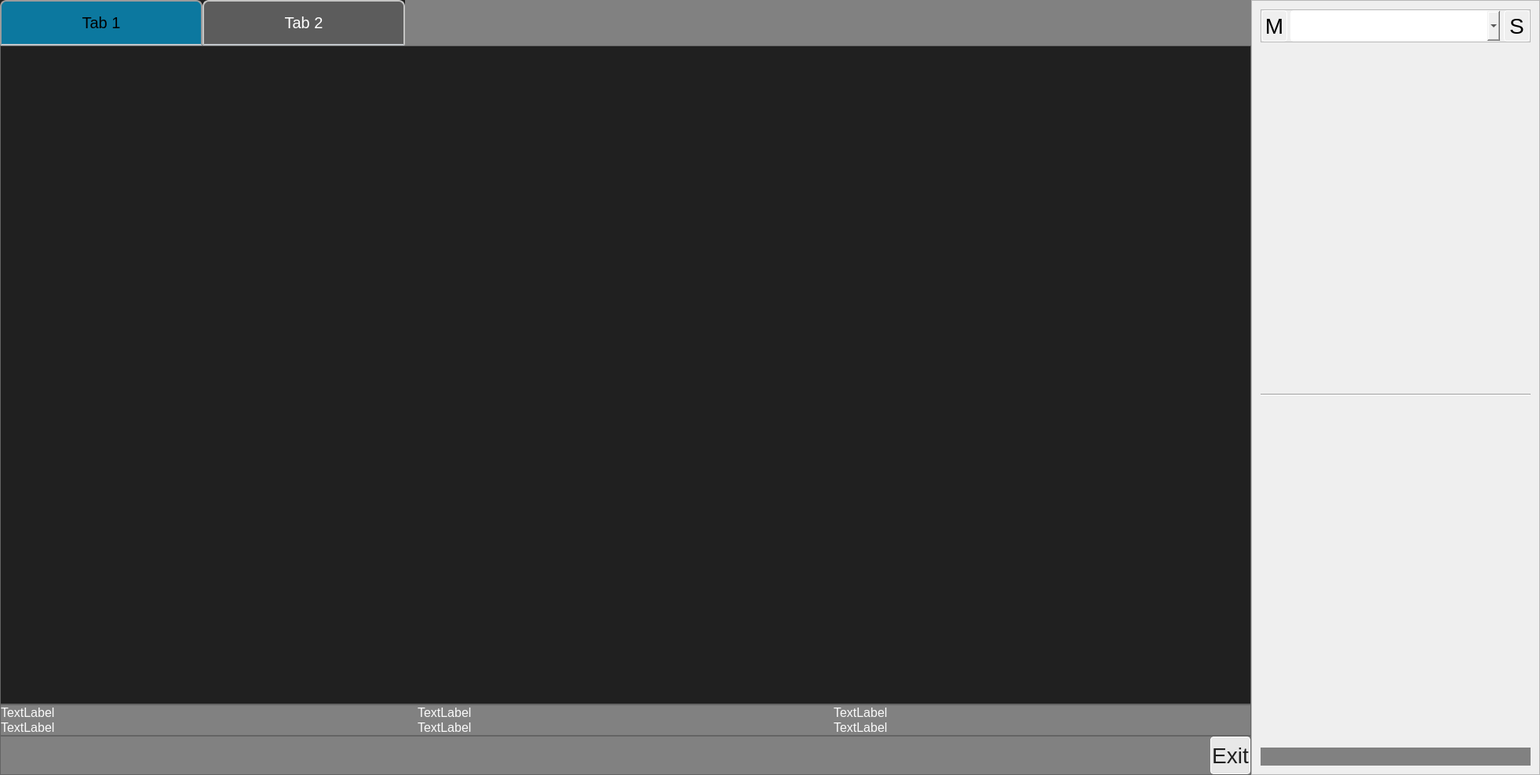
<?xml version="1.0" encoding="UTF-8"?>
<ui version="4.0">
 <class>MainWindow</class>
 <widget class="QMainWindow" name="MainWindow">
  <property name="windowModality">
   <enum>Qt::ApplicationModal</enum>
  </property>
  <property name="geometry">
   <rect>
    <x>0</x>
    <y>0</y>
    <width>1962</width>
    <height>988</height>
   </rect>
  </property>
  <property name="windowTitle">
   <string>MainWindow</string>
  </property>
  <property name="styleSheet">
   <string notr="true">QWidget {
font-size: 20px
}

</string>
  </property>
  <widget class="QWidget" name="centralWidget">
   <layout class="QHBoxLayout" name="horizontalLayout_3" stretch="13,3">
    <property name="spacing">
     <number>0</number>
    </property>
    <property name="leftMargin">
     <number>0</number>
    </property>
    <property name="topMargin">
     <number>0</number>
    </property>
    <property name="rightMargin">
     <number>0</number>
    </property>
    <property name="bottomMargin">
     <number>0</number>
    </property>
    <item>
     <widget class="QFrame" name="frameLeft">
      <property name="sizePolicy">
       <sizepolicy hsizetype="Expanding" vsizetype="Expanding">
        <horstretch>0</horstretch>
        <verstretch>0</verstretch>
       </sizepolicy>
      </property>
      <property name="styleSheet">
       <string notr="true">QWidget {
/*background-color: rgb(129,129,129); */
/*background-color: rgb(169,169,29); */
/*background-color: rgb(29,200,200); */
background-color: rgb(32,32,32); 
}

QTreeWidget {
background-color: qlineargradient(x1: 0, y1: 0, x2: 0, y2: 1, stop: 0 rgb(96,96,96), stop: 1 rgb(196,196,196));
color:rgb(232,232,232); 
border: 2px solid rgb(190,220,15);
border-radius: 8px;border-style:solid; 
}

QPushButton {
background-color: rgb(232,232,232); 
color: rgb(32,32,32); 
}

QFrame {
background-color: rgb(129,129,129); 
}

</string>
      </property>
      <property name="frameShape">
       <enum>QFrame::NoFrame</enum>
      </property>
      <property name="frameShadow">
       <enum>QFrame::Raised</enum>
      </property>
      <property name="lineWidth">
       <number>0</number>
      </property>
      <layout class="QVBoxLayout" name="verticalLayout" stretch="1,160,2,4">
       <property name="spacing">
        <number>0</number>
       </property>
       <property name="leftMargin">
        <number>0</number>
       </property>
       <property name="topMargin">
        <number>0</number>
       </property>
       <property name="rightMargin">
        <number>0</number>
       </property>
       <property name="bottomMargin">
        <number>0</number>
       </property>
       <item>
        <widget class="QFrame" name="frame1Top">
         <property name="enabled">
          <bool>true</bool>
         </property>
         <property name="sizePolicy">
          <sizepolicy hsizetype="Preferred" vsizetype="Preferred">
           <horstretch>0</horstretch>
           <verstretch>0</verstretch>
          </sizepolicy>
         </property>
         <property name="maximumSize">
          <size>
           <width>16777215</width>
           <height>0</height>
          </size>
         </property>
         <property name="frameShape">
          <enum>QFrame::StyledPanel</enum>
         </property>
         <property name="frameShadow">
          <enum>QFrame::Raised</enum>
         </property>
         <layout class="QHBoxLayout" name="horizontalLayout_2">
          <property name="spacing">
           <number>0</number>
          </property>
          <property name="leftMargin">
           <number>0</number>
          </property>
          <property name="topMargin">
           <number>0</number>
          </property>
          <property name="rightMargin">
           <number>0</number>
          </property>
          <property name="bottomMargin">
           <number>0</number>
          </property>
          <item>
           <widget class="QLabel" name="labelModeMeasView">
            <property name="enabled">
             <bool>true</bool>
            </property>
            <property name="maximumSize">
             <size>
              <width>16777215</width>
              <height>0</height>
             </size>
            </property>
            <property name="text">
             <string/>
            </property>
           </widget>
          </item>
         </layout>
        </widget>
       </item>
       <item>
        <widget class="QFrame" name="frame2Central">
         <property name="styleSheet">
          <string notr="true"/>
         </property>
         <property name="frameShape">
          <enum>QFrame::NoFrame</enum>
         </property>
         <property name="frameShadow">
          <enum>QFrame::Raised</enum>
         </property>
         <property name="lineWidth">
          <number>0</number>
         </property>
         <layout class="QHBoxLayout" name="horizontalLayout">
          <property name="spacing">
           <number>0</number>
          </property>
          <property name="leftMargin">
           <number>0</number>
          </property>
          <property name="topMargin">
           <number>0</number>
          </property>
          <property name="rightMargin">
           <number>0</number>
          </property>
          <property name="bottomMargin">
           <number>0</number>
          </property>
          <item>
           <widget class="GTabWidget" name="tabScreenWidgets">
            <property name="styleSheet">
             <string notr="true">/*QWidget {  
background: blue;
}*/

QTabWidget::pane { /* The tab widget frame */
border-top: 0px solid #C2C7CB;
}

QTabWidget::tab-bar {
left: 0px; /* move to the right by 5px */
}

/* Style the tab using the tab sub-control. Note that it reads QTabBar _not_ QTabWidget */
QTabBar::tab {
/*background: qlineargradient(x1: 0, y1: 0, x2: 0, y2: 1, stop: 0 #E1E1E1, stop: 0.4 #DDDDDD, stop: 0.5 #D8D8D8, stop: 1.0 #D3D3D3);*/
background: rgb(92,92,92);
border: 2px solid #C4C4C3;
border-bottom-color: #C2C7CB; /* same as the pane color */
border-top-left-radius: 8px;
border-top-right-radius: 8px;
min-width: 8ex;
padding: 2px;
color: white;
}

/*QTabBar::tab:selected, QTabBar::tab:hover {*/
QTabBar::tab:selected {
/*background: qlineargradient(x1: 0, y1: 0, x2: 0, y2: 1, stop: 0 #fafafa, stop: 0.4 #f4f4f4, stop: 0.5 #e7e7e7, stop: 1.0 #fafafa);*/
background: rgb(12,120,159);
color: black;
}

QTabBar::tab:selected {
border-color: #9B9B9B;
border-bottom-color: #C2C7CB;  /*same as pane color */
color: black;
}

QTabBar::tab:!selected {
margin-top: 0px; /* make non-selected tabs look smaller */
}

QTabBar::tab { 
height: 50px; 
width: 250px; 
}




/*

QTabWidget::pane { 
border: 4px solid green;
border-top: 4px solid red;
position: absolute;
top: -0.5em;
background: rgb(192,9,9);
}

QTabWidget::tab-bar {
left: 15px; 
border: 4px solid green;
background: rgb(192,9,9);
border-bottom-color: red;  
}

QTabBar::tear {
left: 15px; 
border-top: 2px solid red;
background: rgb(192,9,9);
}

QTabBar::scroller { 
width: 20px;
background: rgb(192,9,9);
}

QTabBar {
border-top: 2px solid red;
background: rgb(192,9,9);
}

QTabWidget::pane { 
border-left: 2px solid blue;
background: green;
}

QTabBar QToolButton {  
border-image: url(scrollbutton.png) 2;
border-width: 2px;
background: rgb(192,9,9);
}

QTabBar QToolButton::right-arrow { 
image: url(rightarrow.png);
}

QTabBar QToolButton::left-arrow {
image: url(leftarrow.png);
}

*/


</string>
            </property>
            <property name="currentIndex">
             <number>0</number>
            </property>
            <widget class="QWidget" name="tab_4">
             <attribute name="title">
              <string>Tab 1</string>
             </attribute>
             <layout class="QHBoxLayout" name="horizontalLayout_8">
              <property name="spacing">
               <number>0</number>
              </property>
              <property name="leftMargin">
               <number>0</number>
              </property>
              <property name="topMargin">
               <number>0</number>
              </property>
              <property name="rightMargin">
               <number>0</number>
              </property>
              <property name="bottomMargin">
               <number>0</number>
              </property>
              <item>
               <widget class="QFrame" name="frameScreenWidget">
                <property name="frameShape">
                 <enum>QFrame::StyledPanel</enum>
                </property>
                <property name="frameShadow">
                 <enum>QFrame::Raised</enum>
                </property>
                <layout class="QHBoxLayout" name="frameScreenWidgetHorizontalLayout">
                 <property name="spacing">
                  <number>0</number>
                 </property>
                 <property name="leftMargin">
                  <number>0</number>
                 </property>
                 <property name="topMargin">
                  <number>0</number>
                 </property>
                 <property name="rightMargin">
                  <number>0</number>
                 </property>
                 <property name="bottomMargin">
                  <number>0</number>
                 </property>
                 <item>
                  <widget class="QWidget" name="screenWidget" native="true">
                   <layout class="QHBoxLayout" name="horizontalLayout_6">
                    <property name="spacing">
                     <number>0</number>
                    </property>
                    <property name="leftMargin">
                     <number>0</number>
                    </property>
                    <property name="topMargin">
                     <number>0</number>
                    </property>
                    <property name="rightMargin">
                     <number>0</number>
                    </property>
                    <property name="bottomMargin">
                     <number>0</number>
                    </property>
                   </layout>
                  </widget>
                 </item>
                </layout>
               </widget>
              </item>
             </layout>
            </widget>
            <widget class="QWidget" name="tab_5_Van_">
             <attribute name="title">
              <string>Tab 2</string>
             </attribute>
             <layout class="QHBoxLayout" name="horizontalLayout_7_Van_">
              <item>
               <widget class="QFrame" name="frame_2_Van_">
                <property name="frameShape">
                 <enum>QFrame::StyledPanel</enum>
                </property>
                <property name="frameShadow">
                 <enum>QFrame::Raised</enum>
                </property>
                <layout class="QHBoxLayout" name="horizontalLayout_9_Van_">
                 <item>
                  <widget class="QSplitter" name="splitter_Van_">
                   <property name="orientation">
                    <enum>Qt::Vertical</enum>
                   </property>
                   <widget class="QPushButton" name="pushButton_Van_">
                    <property name="text">
                     <string>PushButton</string>
                    </property>
                   </widget>
                   <widget class="QPushButton" name="pushButton_2_Van_">
                    <property name="text">
                     <string>PushButton</string>
                    </property>
                   </widget>
                  </widget>
                 </item>
                </layout>
               </widget>
              </item>
             </layout>
            </widget>
           </widget>
          </item>
         </layout>
        </widget>
       </item>
       <item>
        <widget class="QFrame" name="frame3Bottom1">
         <property name="styleSheet">
          <string notr="true">QWidget {
font-size: 16px
}

QFrame {
    /*background-color: rgb(255,255,255); */
	color: rgb(250,250,250); 
    background-color:rgb(129,129,129);
}

</string>
         </property>
         <property name="frameShape">
          <enum>QFrame::StyledPanel</enum>
         </property>
         <property name="frameShadow">
          <enum>QFrame::Raised</enum>
         </property>
         <layout class="QGridLayout" name="gridLayout">
          <property name="leftMargin">
           <number>0</number>
          </property>
          <property name="topMargin">
           <number>0</number>
          </property>
          <property name="rightMargin">
           <number>0</number>
          </property>
          <property name="bottomMargin">
           <number>0</number>
          </property>
          <property name="spacing">
           <number>0</number>
          </property>
          <item row="0" column="0">
           <widget class="QLabel" name="label01">
            <property name="text">
             <string>TextLabel</string>
            </property>
           </widget>
          </item>
          <item row="0" column="1">
           <widget class="QLabel" name="label02">
            <property name="text">
             <string>TextLabel</string>
            </property>
           </widget>
          </item>
          <item row="0" column="2">
           <widget class="QLabel" name="label03">
            <property name="text">
             <string>TextLabel</string>
            </property>
           </widget>
          </item>
          <item row="1" column="0">
           <widget class="QLabel" name="label04">
            <property name="text">
             <string>TextLabel</string>
            </property>
           </widget>
          </item>
          <item row="1" column="1">
           <widget class="QLabel" name="label05">
            <property name="text">
             <string>TextLabel</string>
            </property>
           </widget>
          </item>
          <item row="1" column="2">
           <widget class="QLabel" name="label06">
            <property name="text">
             <string>TextLabel</string>
            </property>
           </widget>
          </item>
         </layout>
        </widget>
       </item>
       <item>
        <widget class="QFrame" name="frame3Bottom2">
         <property name="styleSheet">
          <string notr="true">QPushButton {
	border: 1px solid white; 
	border-radius: 4px; 
}
</string>
         </property>
         <property name="frameShape">
          <enum>QFrame::StyledPanel</enum>
         </property>
         <property name="frameShadow">
          <enum>QFrame::Raised</enum>
         </property>
         <layout class="QHBoxLayout" name="horizontalLayout_4" stretch="30,1">
          <property name="spacing">
           <number>0</number>
          </property>
          <property name="leftMargin">
           <number>0</number>
          </property>
          <property name="topMargin">
           <number>0</number>
          </property>
          <property name="rightMargin">
           <number>0</number>
          </property>
          <property name="bottomMargin">
           <number>0</number>
          </property>
          <item>
           <spacer name="horizontalSpacer">
            <property name="orientation">
             <enum>Qt::Horizontal</enum>
            </property>
            <property name="sizeHint" stdset="0">
             <size>
              <width>40</width>
              <height>20</height>
             </size>
            </property>
           </spacer>
          </item>
          <item>
           <widget class="QPushButton" name="buttonExit">
            <property name="minimumSize">
             <size>
              <width>0</width>
              <height>48</height>
             </size>
            </property>
            <property name="styleSheet">
             <string notr="true">QWidget {
font-size: 28px
}

</string>
            </property>
            <property name="text">
             <string>Exit</string>
            </property>
           </widget>
          </item>
         </layout>
        </widget>
       </item>
      </layout>
     </widget>
    </item>
    <item>
     <widget class="QFrame" name="frameRight">
      <property name="sizePolicy">
       <sizepolicy hsizetype="Expanding" vsizetype="Expanding">
        <horstretch>0</horstretch>
        <verstretch>0</verstretch>
       </sizepolicy>
      </property>
      <property name="styleSheet">
       <string notr="true">QWidget:disabled {
	color: rgb(96,96,96); 
    background-color: rgb(4,93,174);
font-size: 20px
}

QWidget {
    /* background-color: rgb(4,93,174);*/
	/*color: rgb(250,250,250); */
    /*background-color:rgb(2,45,142);*/
}

QGroupBox::title { 
    subcontrol-position: top left; /* position at the top left*/ 
    padding:2 13px;
 } 

QGroupBox { 
	/*background-color: rgb(159,159,159);*/
    background-color: rgb(129,129,129); 
    /*background-color: rgb(4,93,174);*/
	border: 2px solid green; 
	border-radius: 9px; 
 } 

/* old */
QLineEdit { 
	background-color: white; 
	/*background-color: rgb(159,159,159);*/
    background-color: rgb(129,129,129); 
	border-radius: 5px; 
	color: rgb(250,250,250); 
 } 

QLabel { 
	/*background-color: rgb(159,159,159);*/
    background-color: rgb(129,129,129); 
	color: rgb(250,250,250); 
 } 

QRadioButton { 
	/*background-color: rgb(159,159,159);*/
    background-color: rgb(129,129,129); 
	color: rgb(250,250,250); 
 } 

QRadioButton::indicator{
width: 36px;
height: 36px;
}

QRadioButton::indicator::unchecked{
image: url(:/images/switchUnselected.png);
}

QRadioButton::indicator:unchecked:hover{
image: url(:/images/switchUnselected.png);
}

QRadioButton::indicator::unchecked::pressed{
image: url(:/images/switchUnselected.png);
}

QRadioButton::indicator::checked{
image: url(:/images/switchSelected.png);
}

QRadioButton::indicator:checked:hover{
image: url(:/images/switchSelected.png);
}

QRadioButton::indicator:checked:pressed{
image: url(:/images/switchSelected.png);
}




QTabWidget { 
    background-color: rgb(129,129,129); 
	border: 2px solid green; 
	border-radius: 9px; 
 } 

QTabWidget::pane { 
    background-color: rgb(129,129,129); 
}

QTabWidget::tab-bar {
	left: 0px; 
}

/* Style the tab using the tab sub-control. Note that it reads QTabBar _not_ QTabWidget */

QTabBar::tab {
    background-color: rgb(129,129,129); 
	border: 2px solid #C4C4C3;
	border-bottom-color: #C2C7CB; 
	border-top-left-radius: 4px;
	border-top-right-radius: 4px;
	color: rgb(16,16,16); 
width: 48px;
}

QTabBar::tab:selected, QTabBar::tab:hover {
    background-color: rgb(129,129,129); 
}

QTabBar::tab:selected {
	background-color: rgb(199,199,199); 
	border-color: #9B9B9B;
	border-bottom-color: #C2C7CB; 
}

QTabBar::tab:!selected {
    background-color: rgb(129,129,129); 
	margin-top: 2px; 
}

</string>
      </property>
      <property name="frameShape">
       <enum>QFrame::StyledPanel</enum>
      </property>
      <property name="frameShadow">
       <enum>QFrame::Raised</enum>
      </property>
      <layout class="QVBoxLayout" name="verticalLayout_7" stretch="1,80,1">
       <item>
        <widget class="QFrame" name="frame">
         <property name="sizePolicy">
          <sizepolicy hsizetype="Ignored" vsizetype="Preferred">
           <horstretch>0</horstretch>
           <verstretch>0</verstretch>
          </sizepolicy>
         </property>
         <property name="styleSheet">
          <string notr="true">/* new */
QPushButton {
	border: 1px solid white; 
	border-radius: 4px; 
}

QComboBox {
	border: 1px solid white; 
	border-radius: 4px; 
}

</string>
         </property>
         <property name="frameShape">
          <enum>QFrame::StyledPanel</enum>
         </property>
         <property name="frameShadow">
          <enum>QFrame::Raised</enum>
         </property>
         <layout class="QHBoxLayout" name="horizontalLayout_5" stretch="1,8,1">
          <property name="spacing">
           <number>4</number>
          </property>
          <property name="leftMargin">
           <number>0</number>
          </property>
          <property name="topMargin">
           <number>0</number>
          </property>
          <property name="rightMargin">
           <number>0</number>
          </property>
          <property name="bottomMargin">
           <number>0</number>
          </property>
          <item>
           <widget class="QPushButton" name="buttonModeMeasView">
            <property name="sizePolicy">
             <sizepolicy hsizetype="Fixed" vsizetype="Fixed">
              <horstretch>0</horstretch>
              <verstretch>0</verstretch>
             </sizepolicy>
            </property>
            <property name="minimumSize">
             <size>
              <width>0</width>
              <height>0</height>
             </size>
            </property>
            <property name="maximumSize">
             <size>
              <width>40</width>
              <height>40</height>
             </size>
            </property>
            <property name="font">
             <font>
              <pointsize>-1</pointsize>
             </font>
            </property>
            <property name="styleSheet">
             <string notr="true">QWidget {
font-size: 28px
}

</string>
            </property>
            <property name="text">
             <string>M</string>
            </property>
           </widget>
          </item>
          <item>
           <widget class="QComboBox" name="comboBox">
            <property name="sizePolicy">
             <sizepolicy hsizetype="Expanding" vsizetype="Expanding">
              <horstretch>0</horstretch>
              <verstretch>0</verstretch>
             </sizepolicy>
            </property>
            <property name="minimumSize">
             <size>
              <width>0</width>
              <height>0</height>
             </size>
            </property>
            <property name="styleSheet">
             <string notr="true">QWidget {
font-size: 32px
}

</string>
            </property>
            <property name="currentIndex">
             <number>-1</number>
            </property>
           </widget>
          </item>
          <item>
           <widget class="QPushButton" name="buttonSystemMenu">
            <property name="sizePolicy">
             <sizepolicy hsizetype="Fixed" vsizetype="Fixed">
              <horstretch>0</horstretch>
              <verstretch>0</verstretch>
             </sizepolicy>
            </property>
            <property name="minimumSize">
             <size>
              <width>0</width>
              <height>0</height>
             </size>
            </property>
            <property name="maximumSize">
             <size>
              <width>40</width>
              <height>40</height>
             </size>
            </property>
            <property name="font">
             <font>
              <pointsize>-1</pointsize>
             </font>
            </property>
            <property name="styleSheet">
             <string notr="true">QWidget {
font-size: 28px
}

</string>
            </property>
            <property name="text">
             <string>S</string>
            </property>
           </widget>
          </item>
         </layout>
        </widget>
       </item>
       <item>
        <widget class="QStackedWidget" name="stackedWidget">
         <property name="currentIndex">
          <number>0</number>
         </property>
         <widget class="QWidget" name="page_1">
          <layout class="QVBoxLayout" name="verticalLayout_2">
           <property name="spacing">
            <number>0</number>
           </property>
           <property name="leftMargin">
            <number>0</number>
           </property>
           <property name="topMargin">
            <number>0</number>
           </property>
           <property name="rightMargin">
            <number>0</number>
           </property>
           <property name="bottomMargin">
            <number>0</number>
           </property>
           <item>
            <widget class="Line" name="lineHoriz">
             <property name="orientation">
              <enum>Qt::Horizontal</enum>
             </property>
            </widget>
           </item>
          </layout>
         </widget>
         <widget class="QWidget" name="page">
          <layout class="QVBoxLayout" name="verticalLayout_5">
           <item>
            <widget class="QTabWidget" name="tabWidget">
             <property name="tabPosition">
              <enum>QTabWidget::East</enum>
             </property>
             <property name="tabShape">
              <enum>QTabWidget::Rounded</enum>
             </property>
             <property name="currentIndex">
              <number>0</number>
             </property>
             <property name="elideMode">
              <enum>Qt::ElideNone</enum>
             </property>
             <widget class="QWidget" name="tab">
              <attribute name="title">
               <string>Tab 1</string>
              </attribute>
             </widget>
             <widget class="QWidget" name="tab_2">
              <attribute name="title">
               <string>Tab 2</string>
              </attribute>
             </widget>
             <widget class="QWidget" name="tab_3">
              <attribute name="title">
               <string>Page</string>
              </attribute>
             </widget>
            </widget>
           </item>
          </layout>
         </widget>
         <widget class="QWidget" name="page_2">
          <layout class="QVBoxLayout" name="verticalLayout_3">
           <item>
            <widget class="QLineEdit" name="lineEdit"/>
           </item>
           <item>
            <widget class="QGroupBox" name="groupBoxTest">
             <property name="title">
              <string>GroupBox</string>
             </property>
             <layout class="QVBoxLayout" name="verticalLayout_4" stretch="1,1">
              <property name="spacing">
               <number>0</number>
              </property>
              <property name="leftMargin">
               <number>0</number>
              </property>
              <property name="topMargin">
               <number>0</number>
              </property>
              <property name="rightMargin">
               <number>0</number>
              </property>
              <property name="bottomMargin">
               <number>0</number>
              </property>
              <item>
               <widget class="QRadioButton" name="radioButton_1">
                <property name="text">
                 <string>RadioButton</string>
                </property>
                <property name="icon">
                 <iconset>
                  <normalon>:/images/switchDown2.png</normalon>
                 </iconset>
                </property>
                <property name="checked">
                 <bool>true</bool>
                </property>
               </widget>
              </item>
              <item>
               <widget class="QRadioButton" name="radioButton_2">
                <property name="text">
                 <string>RadioButton</string>
                </property>
                <property name="icon">
                 <iconset>
                  <normalon>:/images/switchUp2.png</normalon>
                 </iconset>
                </property>
               </widget>
              </item>
             </layout>
            </widget>
           </item>
           <item>
            <widget class="QPushButton" name="pushButton_4">
             <property name="text">
              <string>PushButton</string>
             </property>
            </widget>
           </item>
          </layout>
         </widget>
         <widget class="QWidget" name="page_3">
          <layout class="QVBoxLayout" name="verticalLayout_6">
           <item>
            <widget class="QToolBox" name="toolBox">
             <property name="currentIndex">
              <number>1</number>
             </property>
             <widget class="QWidget" name="page_4">
              <property name="geometry">
               <rect>
                <x>0</x>
                <y>0</y>
                <width>100</width>
                <height>30</height>
               </rect>
              </property>
              <attribute name="label">
               <string>Page 1</string>
              </attribute>
             </widget>
             <widget class="QWidget" name="page_5">
              <property name="geometry">
               <rect>
                <x>0</x>
                <y>0</y>
                <width>100</width>
                <height>30</height>
               </rect>
              </property>
              <attribute name="label">
               <string>Page 2</string>
              </attribute>
             </widget>
            </widget>
           </item>
          </layout>
         </widget>
        </widget>
       </item>
       <item>
        <widget class="QLabel" name="labelPeriod">
         <property name="text">
          <string/>
         </property>
        </widget>
       </item>
      </layout>
     </widget>
    </item>
   </layout>
  </widget>
 </widget>
 <layoutdefault spacing="6" margin="11"/>
 <customwidgets>
  <customwidget>
   <class>GTabWidget</class>
   <extends>QTabWidget</extends>
   <header location="global">GTabWidget.h</header>
   <container>1</container>
  </customwidget>
 </customwidgets>
 <resources>
  <include location="../images/gui_resources.qrc"/>
 </resources>
 <connections/>
</ui>
